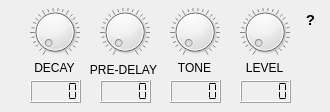
     <widget class="QWidget" name="springTab">
      <attribute name="title">
       <string>Spring</string>
      </attribute>
      <widget class="QLabel" name="springLevelLabel">
       <property name="geometry">
        <rect>
         <x>240</x>
         <y>60</y>
         <width>49</width>
         <height>16</height>
        </rect>
       </property>
       <property name="text">
        <string>LEVEL</string>
       </property>
       <property name="alignment">
        <set>Qt::AlignmentFlag::AlignCenter</set>
       </property>
      </widget>
      <widget class="QLCDNumber" name="springLevelDisplay">
       <property name="geometry">
        <rect>
         <x>240</x>
         <y>80</y>
         <width>51</width>
         <height>23</height>
        </rect>
       </property>
       <property name="segmentStyle">
        <enum>QLCDNumber::SegmentStyle::Flat</enum>
       </property>
      </widget>
      <widget class="QLCDNumber" name="springPreDelayDisplay">
       <property name="geometry">
        <rect>
         <x>100</x>
         <y>80</y>
         <width>51</width>
         <height>23</height>
        </rect>
       </property>
       <property name="segmentStyle">
        <enum>QLCDNumber::SegmentStyle::Flat</enum>
       </property>
      </widget>
      <widget class="QDial" name="springPreDelayDial">
       <property name="geometry">
        <rect>
         <x>100</x>
         <y>0</y>
         <width>50</width>
         <height>64</height>
        </rect>
       </property>
       <property name="autoFillBackground">
        <bool>false</bool>
       </property>
       <property name="maximum">
        <number>100</number>
       </property>
       <property name="wrapping">
        <bool>false</bool>
       </property>
       <property name="notchesVisible">
        <bool>true</bool>
       </property>
      </widget>
      <widget class="QLCDNumber" name="springDecayDisplay">
       <property name="geometry">
        <rect>
         <x>30</x>
         <y>80</y>
         <width>51</width>
         <height>23</height>
        </rect>
       </property>
       <property name="segmentStyle">
        <enum>QLCDNumber::SegmentStyle::Flat</enum>
       </property>
      </widget>
      <widget class="QDial" name="springLevelDial">
       <property name="geometry">
        <rect>
         <x>240</x>
         <y>0</y>
         <width>50</width>
         <height>64</height>
        </rect>
       </property>
       <property name="autoFillBackground">
        <bool>false</bool>
       </property>
       <property name="maximum">
        <number>100</number>
       </property>
       <property name="wrapping">
        <bool>false</bool>
       </property>
       <property name="notchesVisible">
        <bool>true</bool>
       </property>
      </widget>
      <widget class="QDial" name="springDecayDial">
       <property name="geometry">
        <rect>
         <x>30</x>
         <y>0</y>
         <width>50</width>
         <height>64</height>
        </rect>
       </property>
       <property name="autoFillBackground">
        <bool>false</bool>
       </property>
       <property name="maximum">
        <number>100</number>
       </property>
       <property name="wrapping">
        <bool>false</bool>
       </property>
       <property name="notchesVisible">
        <bool>true</bool>
       </property>
      </widget>
      <widget class="QLabel" name="springDecayLabel">
       <property name="geometry">
        <rect>
         <x>30</x>
         <y>60</y>
         <width>49</width>
         <height>16</height>
        </rect>
       </property>
       <property name="text">
        <string>DECAY</string>
       </property>
       <property name="alignment">
        <set>Qt::AlignmentFlag::AlignCenter</set>
       </property>
      </widget>
      <widget class="QLabel" name="springPreDelayLabel">
       <property name="geometry">
        <rect>
         <x>88</x>
         <y>60</y>
         <width>71</width>
         <height>20</height>
        </rect>
       </property>
       <property name="text">
        <string>PRE-DELAY</string>
       </property>
       <property name="alignment">
        <set>Qt::AlignmentFlag::AlignCenter</set>
       </property>
      </widget>
      <widget class="QLabel" name="springToneLabel">
       <property name="geometry">
        <rect>
         <x>170</x>
         <y>60</y>
         <width>49</width>
         <height>16</height>
        </rect>
       </property>
       <property name="text">
        <string>TONE</string>
       </property>
       <property name="alignment">
        <set>Qt::AlignmentFlag::AlignCenter</set>
       </property>
      </widget>
      <widget class="QLCDNumber" name="springToneDisplay">
       <property name="geometry">
        <rect>
         <x>170</x>
         <y>80</y>
         <width>51</width>
         <height>23</height>
        </rect>
       </property>
       <property name="segmentStyle">
        <enum>QLCDNumber::SegmentStyle::Flat</enum>
       </property>
      </widget>
      <widget class="QDial" name="springToneDial">
       <property name="geometry">
        <rect>
         <x>170</x>
         <y>0</y>
         <width>50</width>
         <height>64</height>
        </rect>
       </property>
       <property name="autoFillBackground">
        <bool>false</bool>
       </property>
       <property name="maximum">
        <number>100</number>
       </property>
       <property name="wrapping">
        <bool>false</bool>
       </property>
       <property name="notchesVisible">
        <bool>true</bool>
       </property>
      </widget>
      <widget class="QLabel" name="springHelpLabel">
       <property name="geometry">
        <rect>
         <x>300</x>
         <y>10</y>
         <width>21</width>
         <height>21</height>
        </rect>
       </property>
       <property name="toolTip">
        <string>&lt;html&gt;&lt;head/&gt;&lt;body&gt;&lt;p align=&quot;center&quot;&gt;&lt;span style=&quot; font-size:14pt;&quot;&gt;Vintage analog style reverb&lt;/span&gt;&lt;/p&gt;&lt;p align=&quot;center&quot;&gt;&lt;img src=&quot;:/Reverb_Spring/resources/reverb/spring.png&quot;/&gt;&lt;/p&gt;&lt;/body&gt;&lt;/html&gt;</string>
       </property>
       <property name="text">
        <string>&lt;html&gt;&lt;head/&gt;&lt;body&gt;&lt;p align=&quot;center&quot;&gt;&lt;span style=&quot; font-size:11pt; font-weight:700;&quot;&gt;?&lt;/span&gt;&lt;/p&gt;&lt;/body&gt;&lt;/html&gt;</string>
       </property>
      </widget>
     </widget>
